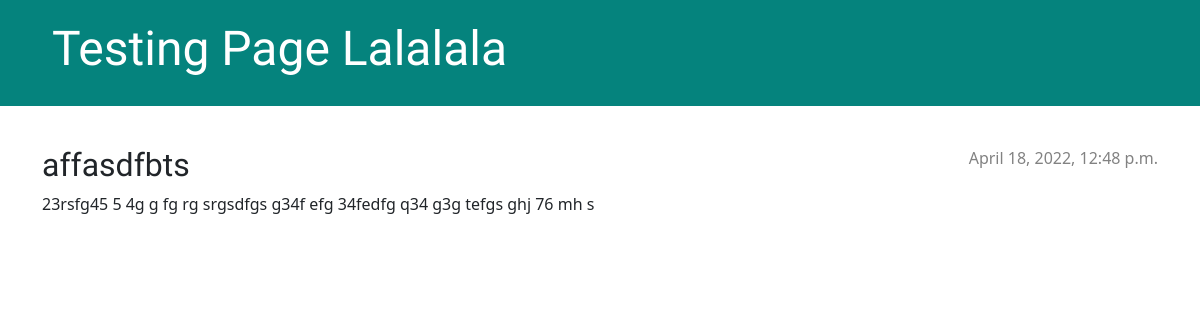
Page /post/4/ on the earlier database version.
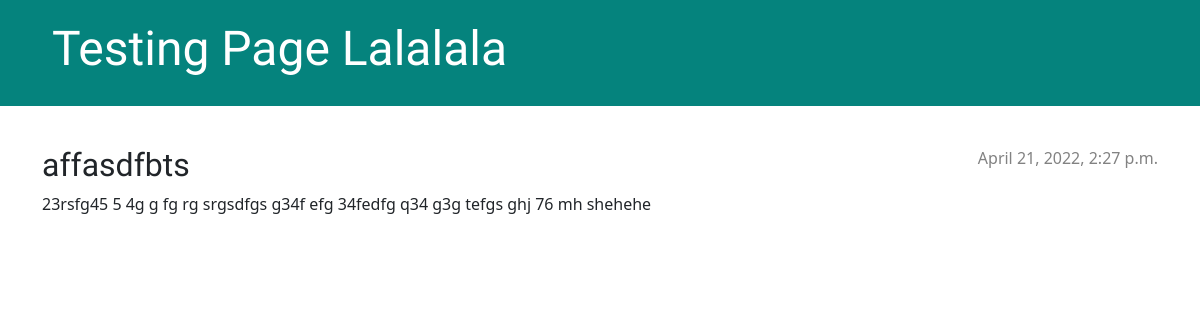
Same page on the later database version.
### blog/models.py (models this page shows, shortened)
class Post(models.Model):
    author = models.ForeignKey(settings.AUTH_USER_MODEL, on_delete=models.CASCADE)
    title = models.CharField(max_length=200)
    text = models.TextField()
    created_date = models.DateTimeField(default=timezone.now)
    published_date = models.DateTimeField(blank=True, null=True)

### blog/views.py (the view)
# urls.py: path('post/<int:pk>/', views.post_detail, name='post_detail'),
def post_detail(request, pk):
    post = get_object_or_404(Post, pk=pk)
    return render(request, 'blog/post_detail.html', {'post': post})

### blog/templates/blog/post_detail.html (shortened to what this page needs)
{% extends 'blog/base.html' %}
{% block content %}
    <article class="post">
        {% if post.published_date %}
            <time class="date">
                {{ post.published_date }}
            </time>
        {% endif %}
        <h2>{{ post.title }}</h2>
        <p>{{ post.text|linebreaksbr }}</p>
    </article>
{% endblock %}

Differences in the rows shown:
changed Post "affasdfbts": published_date "April 18, 2022, 12:48 p.m." → "April 21, 2022, 2:27 p.m."; text "23rsfg45 5 4g g fg rg srgsdfgs g34f efg 34fedfg q34 g3g tefgs ghj 76 mh s" → "23rsfg45 5 4g g fg rg srgsdfgs g34f efg 34fedfg q34 g3g tefgs ghj 76 mh shehehe"
